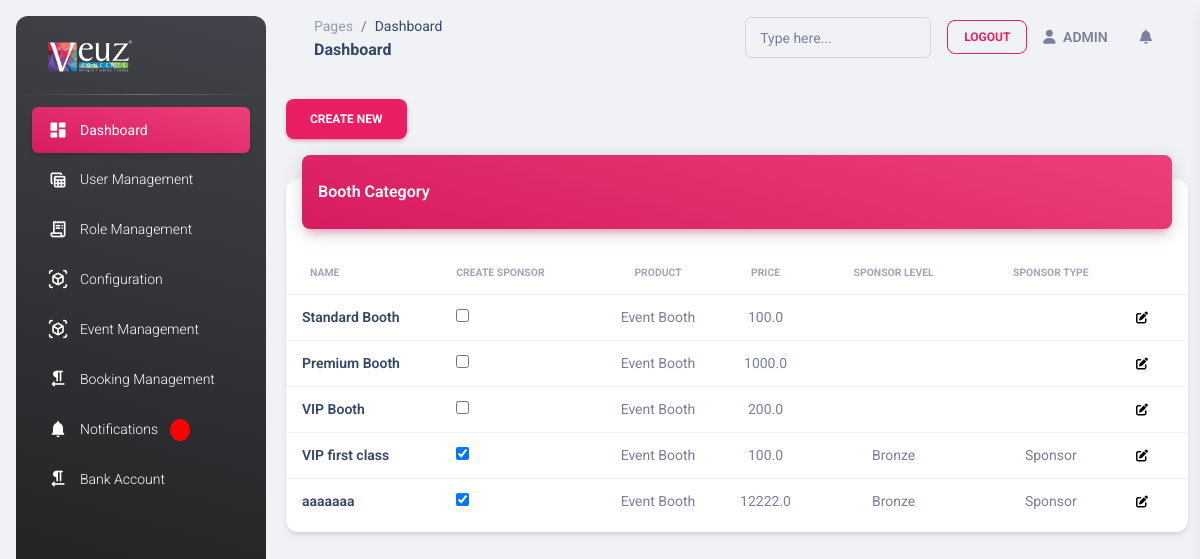
The app's page /booth_category (signed in) with its own data.
### myapp/models.py (models this page shows)
class common(models.Model):  # COMM0N
    dt = models.DateField(auto_now=True)
    tm = models.TimeField(auto_now=True)
    updated = models.DateTimeField(default=timezone.now)
    status = models.CharField(max_length=255, null=True)
    created_by = models.ForeignKey(User,on_delete=models.CASCADE,related_name="%(app_label)s_%(class)s_ownership", null=True)
    class Meta:
        abstract = True

class Booth_Category_type(common):
    company_id = models.ForeignKey(company_Master,related_name='Booth_Category_type_company_id',null=True,on_delete=models.CASCADE)
    booth_category = models.CharField(max_length=25,null=True)
    price = models.FloatField(null=True)
    product = models.CharField(max_length=25,null=True)
    sponser_status = models.BooleanField(default=False)
    sponser_level = models.ForeignKey(Sponsor_level,related_name='Booth_Category_type_sponser_level',null=True,on_delete=models.CASCADE)
    sponsor_type = models.ForeignKey(Sponsor_Type,related_name='Booth_Category_type_sponser_type',null=True,on_delete=models.CASCADE)

class Sponsor_level(common):
    company_id = models.ForeignKey(company_Master,related_name='Sponsor_level_company_id',null=True,on_delete=models.CASCADE)
    sponsor_level = models.CharField(max_length=55,null=True)
    ribbon_style = models.CharField(max_length=25,null=True)

class Sponsor_Type(common):
    company_id = models.ForeignKey(company_Master,related_name='Sponsor_Type_company_id',null=True,on_delete=models.CASCADE)
    sponsor_type = models.CharField(max_length=25,null=True)

### myapp/views.py (the view)
# urls.py: path('booth_category',views.booth_category,name='booth_category'),
def booth_category(request):
    user_data = company_User.objects.get(auth_user=request.user)
    company_id = user_data.company_id.id
    data = Booth_Category_type.objects.filter(company_id_id=company_id)
    context = {
        'data':data
    }
    return render(request,'booth_category.html',context)

### myapp/templatetags/nav.py (called while the page is built)
@register.filter(name='get_nav_name')
def get_nav_name(value,args):
    data = User.objects.get(id=value.id)
    return data.is_superuser

@register.filter(name='notification_count')
def notification_count(value,args):
    data = User.objects.get(id=value.id)
    if data.is_superuser == True:
        data = notification.objects.filter(read_status=False).count()
        return data
        pass
    return ''

### myapp/templates/booth_category.html (shortened to what this page needs)
{% extends 'base.html' %}
{% load static %}
{% block content %}
<a href="{% url 'create_booth' %}">
    <button type="button" class="btn btn-primary" data-toggle="modal" data-target="#exampleModal">
        Create New
      </button>
</a>
<div class="row">
    <div class="col-12">
      <div class="card my-4">
        <div class="card-header p-0 position-relative mt-n4 mx-3 z-index-2">
          <div class="bg-gradient-primary shadow-primary border-radius-lg pt-4 pb-3">
            <h6 class="text-white text-capitalize ps-3">Booth Category</h6>
          </div>
        </div>
        <div class="card-body px-0 pb-2">
          <div class="table-responsive p-0">
            <table class="table align-items-center mb-0">
              <thead>
                <tr>
                  <th class="text-uppercase text-secondary text-xxs font-weight-bolder opacity-7">Name</th>
                  <th class="text-uppercase text-secondary text-xxs font-weight-bolder opacity-7 ps-2">Create Sponsor</th>
                  <th class="text-center text-uppercase text-secondary text-xxs font-weight-bolder opacity-7">Product</th>
                  <th class="text-center text-uppercase text-secondary text-xxs font-weight-bolder opacity-7">Price</th>
                  <th class="text-center text-uppercase text-secondary text-xxs font-weight-bolder opacity-7">Sponsor Level</th>
                  <th class="text-center text-uppercase text-secondary text-xxs font-weight-bolder opacity-7">Sponsor Type</th>
                  <th class="text-secondary opacity-7"></th>
                </tr>
              </thead>
              <tbody>
                {% for i in data %}
                <tr>
                  <td>
                    <div class="d-flex px-2 py-1">
                      <div class="d-flex flex-column justify-content-center">
                        <h6 class="mb-0 text-sm">{{i.booth_category}}</h6>
                      </div>
                    </div>
                  </td>
                  <td>
                    <p class="text-xs text-secondary mb-0">
                    <input type="checkbox" {% if i.sponser_status == True %} checked {% endif %}>
                    </p>
                  </td>
                  <td class="align-middle text-center text-sm">
                   {{i.product}}
                  </td>
                  <td class="align-middle text-center text-sm">
                    {{i.price}}
                   </td>
                   <td class="align-middle text-center text-sm">
                    {{i.sponser_level.sponsor_level}}
                   </td>
                   <td class="align-middle text-center text-sm">
                    {{i.sponsor_type.sponsor_type}}
                   </td>
                  <td class="align-middle">
                    <a href="{% url 'edit__booth_category' pk=i.id %}" class="text-secondary font-weight-bold text-xs" data-toggle="tooltip" data-original-title="Edit user">
                      <i style="color: black;" class="fas fa-edit"></i>
                    </a>
                  </td>
                </tr>
                {% endfor %}
              </tbody>
            </table>
          </div>
        </div>
      </div>
    </div>
  </div>
{% endblock %}

### records on screen
Booth_Category_type: booth_category "Standard Booth", product "Event Booth", price "100.0"
Booth_Category_type: booth_category "Premium Booth", product "Event Booth", price "1000.0"
Booth_Category_type: booth_category "VIP Booth", product "Event Booth", price "200.0"
Booth_Category_type: booth_category "VIP first class", sponser_status "☑", product "Event Booth", price "100.0", sponser_level.sponsor_level "Bronze", sponsor_type.sponsor_type "Sponsor"
Booth_Category_type: booth_category "aaaaaaa", sponser_status "☑", product "Event Booth", price "12222.0", sponser_level.sponsor_level "Bronze", sponsor_type.sponsor_type "Sponsor"
